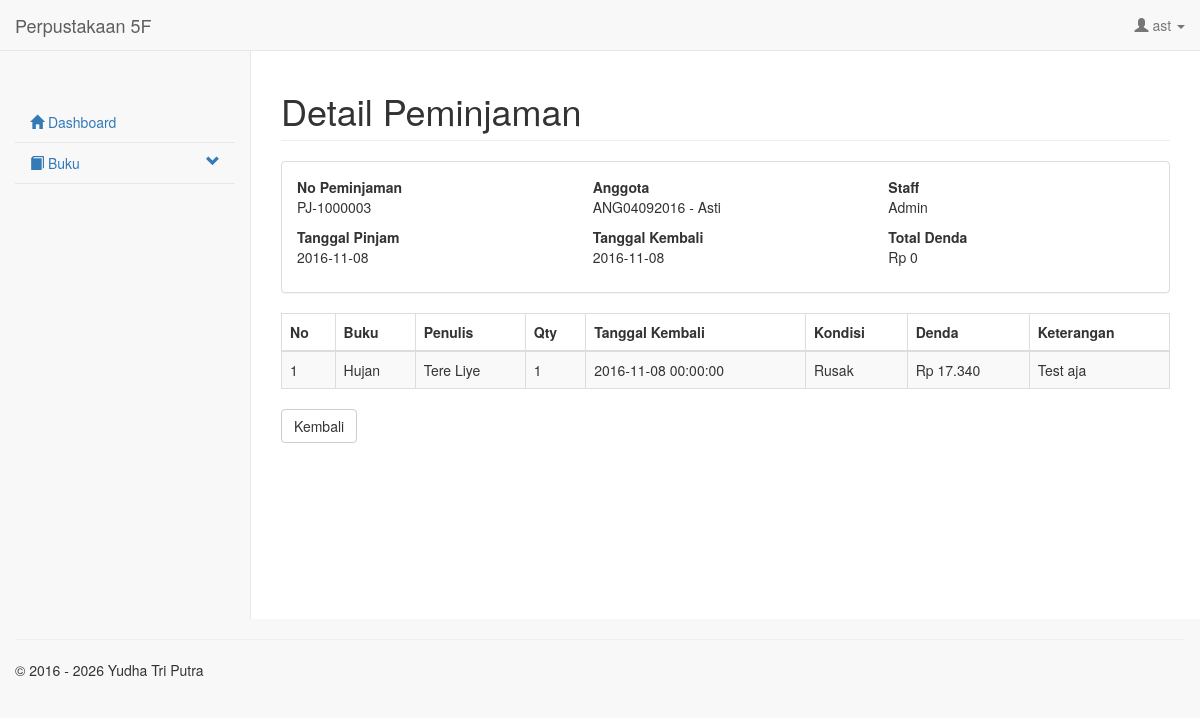
/form/detil_peminjaman.php?id=3 (signed in), run on the app's committed database.
### tables this page shows
CREATE TABLE IF NOT EXISTS `t_account` (
  `id_t_account` int(11) NOT NULL AUTO_INCREMENT,
  `id_p_role` int(11) NOT NULL,
  `username` varchar(30) NOT NULL,
  `password` varchar(255) NOT NULL COMMENT 'password_hash; akun lama MD5 dimigrasikan saat login',
  `create_date` datetime NOT NULL,
  `create_by` varchar(30) NOT NULL COMMENT 'Username',
  `update_date` datetime DEFAULT NULL,
  `update_by` varchar(30) DEFAULT NULL COMMENT 'Username',
  PRIMARY KEY (`id_t_account`),
  UNIQUE KEY `uk_account_username` (`username`),
  KEY `idx_account_role` (`id_p_role`)
);

CREATE TABLE IF NOT EXISTS `t_peminjaman` (
  `id_t_peminjaman` int(11) NOT NULL AUTO_INCREMENT,
  `no_peminjaman` varchar(20) NOT NULL,
  `id_t_staff` int(11) DEFAULT NULL,
  `id_t_anggota` int(11) NOT NULL,
  `tgl_pinjam` date NOT NULL,
  `tgl_kembali` date DEFAULT NULL COMMENT 'By System',
  `total_denda` int(11) DEFAULT NULL,
  `create_date` date NOT NULL,
  `create_by` varchar(30) NOT NULL COMMENT 'Username Staff',
  `update_date` date DEFAULT NULL,
  `update_by` varchar(30) DEFAULT NULL COMMENT 'Username Staff',
  PRIMARY KEY (`id_t_peminjaman`),
  UNIQUE KEY `uk_peminjaman_nomor` (`no_peminjaman`),
  KEY `idx_peminjaman_anggota` (`id_t_anggota`),
  KEY `idx_peminjaman_staff` (`id_t_staff`),
  KEY `idx_peminjaman_tanggal` (`tgl_pinjam`)
);

CREATE TABLE IF NOT EXISTS `t_anggota` (
  `id_t_anggota` int(11) NOT NULL AUTO_INCREMENT,
  `id_t_account` int(11) NOT NULL,
  `no_anggota` varchar(20) NOT NULL,
  `nama` varchar(100) NOT NULL,
  `tgl_daftar` date NOT NULL,
  `tgl_lahir` date NOT NULL,
  `jenis_kelamin` varchar(10) NOT NULL,
  `no_telp` varchar(20) NOT NULL,
  `alamat` text NOT NULL,
  `keterangan` varchar(255) DEFAULT NULL,
  `status` varchar(20) DEFAULT NULL COMMENT 'aktif, tidak aktif',
  `update_date` date DEFAULT NULL,
  `update_by` varchar(30) DEFAULT NULL COMMENT 'Username',
  `create_by` varchar(30) NOT NULL COMMENT 'Username',
  `create_date` date NOT NULL,
  PRIMARY KEY (`id_t_anggota`),
  UNIQUE KEY `uk_anggota_account` (`id_t_account`),
  UNIQUE KEY `uk_anggota_nomor` (`no_anggota`),
  KEY `idx_anggota_status` (`status`)
);

### setting/koneksi.php (called while the page is built, shortened)
<?php
function e($value): string
{
    return htmlspecialchars((string) ($value ?? ''), ENT_QUOTES, 'UTF-8');
}
function request_int(array $source, string $key, int $default = 0): int
{
    $value = filter_var($source[$key], FILTER_VALIDATE_INT);
    return $value === false ? $default : (int) $value;
}
function current_account(mysqli $db): ?array
{
    $username = (string) $_SESSION['login_user'];
    $stmt = mysqli_prepare($db, 'SELECT id_t_account, id_p_role, username FROM t_account WHERE username = ? LIMIT 1');
    mysqli_stmt_bind_param($stmt, 's', $username);
    mysqli_stmt_execute($stmt);
    $result = mysqli_stmt_get_result($stmt);
    $account = mysqli_fetch_assoc($result) ?: null;
    return $account;
}
function require_login(mysqli $db, string $redirect = '../index.php'): array
{
    $account = current_account($db);
    return $account;
}

### setting/session.php (called while the page is built, shortened)
<?php
require_once __DIR__ . '/koneksi.php';
$current_account = require_login($db, '../index.php');

### form/detil_peminjaman.php (the view, shortened to what this page needs)
<?php
require_once __DIR__ . '/../setting/session.php';
$account = require_login($db, '../index.php');
$peminjamanId = request_int($_GET, 'id');
$sql = "SELECT p.id_t_peminjaman, p.no_peminjaman, p.tgl_pinjam, p.tgl_kembali, p.total_denda,
               p.id_t_anggota, a.no_anggota, a.nama AS anggota, a.id_t_account,
               COALESCE(s.nama, 'Admin') AS staff
        FROM t_peminjaman p
        JOIN t_anggota a ON a.id_t_anggota = p.id_t_anggota
        LEFT JOIN t_staff s ON s.id_t_staff = p.id_t_staff
        WHERE p.id_t_peminjaman = ? LIMIT 1";
$stmt = mysqli_prepare($db, $sql);
mysqli_stmt_bind_param($stmt, 'i', $peminjamanId);
mysqli_stmt_execute($stmt);
$loan = mysqli_fetch_assoc(mysqli_stmt_get_result($stmt));
$stmt = mysqli_prepare($db, 'SELECT * FROM v_detil_pinjam WHERE id_t_peminjaman = ? ORDER BY id_t_detil_pinjam ASC');
mysqli_stmt_bind_param($stmt, 'i', $peminjamanId);
mysqli_stmt_execute($stmt);
$details = mysqli_stmt_get_result($stmt);
include __DIR__ . '/header.php';
?>
<div id="page-wrapper">
    <div class="row"><div class="col-lg-12"><h1 class="page-header">Detail Peminjaman</h1></div></div>
    <div class="panel panel-default"><div class="panel-body">
        <div class="row"><div class="col-md-4"><strong>No Peminjaman</strong><p><?php echo e($loan['no_peminjaman']); ?></p></div><div class="col-md-4"><strong>Anggota</strong><p><?php echo e($loan['no_anggota'] . ' - ' . $loan['anggota']); ?></p></div><div class="col-md-4"><strong>Staff</strong><p><?php echo e($loan['staff']); ?></p></div></div>
        <div class="row"><div class="col-md-4"><strong>Tanggal Pinjam</strong><p><?php echo e($loan['tgl_pinjam']); ?></p></div><div class="col-md-4"><strong>Tanggal Kembali</strong><p><?php echo e($loan['tgl_kembali'] ?: '-'); ?></p></div><div class="col-md-4"><strong>Total Denda</strong><p>Rp <?php echo number_format((int) ($loan['total_denda'] ?? 0), 0, ',', '.'); ?></p></div></div>
    </div></div>
    <div class="table-responsive"><table class="table table-striped table-bordered"><thead><tr><th>No</th><th>Buku</th><th>Penulis</th><th>Qty</th><th>Tanggal Kembali</th><th>Kondisi</th><th>Denda</th><th>Keterangan</th></tr></thead><tbody>
    <?php $no = 1; $hasRows = false; while ($detail = mysqli_fetch_assoc($details)): $hasRows = true; ?><tr><td><?php echo $no++; ?></td><td><?php echo e($detail['nama_buku']); ?></td><td><?php echo e($detail['penulis']); ?></td><td><?php echo (int) $detail['qty']; ?></td><td><?php echo e($detail['tgl_kembali'] ?: '-'); ?></td><td><?php echo e($detail['kondisi'] ?: 'Dipinjam'); ?></td><td>Rp <?php echo number_format((int) ($detail['denda'] ?? 0), 0, ',', '.'); ?></td><td><?php echo e($detail['keterangan']); ?></td></tr><?php endwhile; mysqli_stmt_close($stmt); ?>
    </tbody></table></div>
    <a href="<?php echo (int) $account['id_p_role'] === 3 ? 'history_peminjaman.php?id=' . (int) $loan['id_t_anggota'] : 'data_peminjaman.php'; ?>" class="btn btn-default">Kembali</a>
</div>
<?php include __DIR__ . '/footer.php'; ?>

### form/header.php (shortened to what this page needs)
<?php
require_once __DIR__ . '/../setting/session.php';
$usersession = (string) $current_account['username'];
?>
<!DOCTYPE html>
<html lang="id">
<head>
    <link rel="stylesheet" href="../template/alert.css">
    <link rel="stylesheet" href="../template/css/bootstrap.min.css">
    <link rel="stylesheet" href="../template/css/sb-admin-2.css">
    <link rel="stylesheet" href="../template/js/jquery-ui-1.13.2/jquery-ui.min.css">
</head>
<body>
<nav class="navbar navbar-default navbar-static-top" role="navigation" style="margin-bottom:0">
    <div class="container-fluid">
        <div class="navbar-header">
            <a class="navbar-brand" href="dashboard.php">Perpustakaan 5F</a>
        </div>
        <div id="navbar" class="navbar-collapse collapse">
            <ul class="nav navbar-nav navbar-right">
                <li class="dropdown">
                    <a class="dropdown-toggle" data-toggle="dropdown" href="#"><span class="glyphicon glyphicon-user"></span> <?php echo e($usersession); ?> <span class="caret"></span></a>
                </li>
            </ul>
        </div>
    </div>
</nav>
<div class="container-fluid">
    <div class="row">
        <div class="col-sm-3 col-md-2 sidebar">
            <ul class="nav nav-sidebar">
                <li><a href="dashboard.php"><span class="glyphicon glyphicon-home"></span> Dashboard</a></li>
                <li class="parent">
                    <a href="#sub-buku" data-toggle="collapse"><span class="glyphicon glyphicon-book"></span> Buku <span class="glyphicon glyphicon-chevron-down pull-right"></span></a>
                </li>
            </ul>
        </div>

### template/css/sb-admin-2.css (style rules this page uses)
body { background-color: #f8f8f8; }
#page-wrapper { padding: 0 15px; min-height: 568px; background-color: white; }
@media (min-width: 768px) { #page-wrapper { position: inherit; margin: 0 0 0 250px; padding: 0 30px; border-left: 1px solid #e7e7e7; } }
.sidebar ul li { border-bottom: 1px solid #e7e7e7; }
@media (min-width: 768px) { .sidebar { z-index: 1; position: absolute; width: 250px; margin-top: 51px; } }

### data on the page
t_account: username "ast"
t_peminjaman: no_peminjaman "PJ-1000003", id_t_anggota.nama "ANG04092016 - Asti", tgl_pinjam "2016-11-08", tgl_kembali "2016-11-08", total_denda "0"

### other printed values
$loan['staff'] "Admin"
$detail['nama_buku'] "Hujan"
$detail['penulis'] "Tere Liye"
$detail['qty'] "1"
$detail['tgl_kembali'] ?: '-' "2016-11-08 00:00:00"
$detail['kondisi'] ?: 'Dipinjam' "Rusak"
$detail['denda'] "17.340"
$detail['keterangan'] "Test aja"
